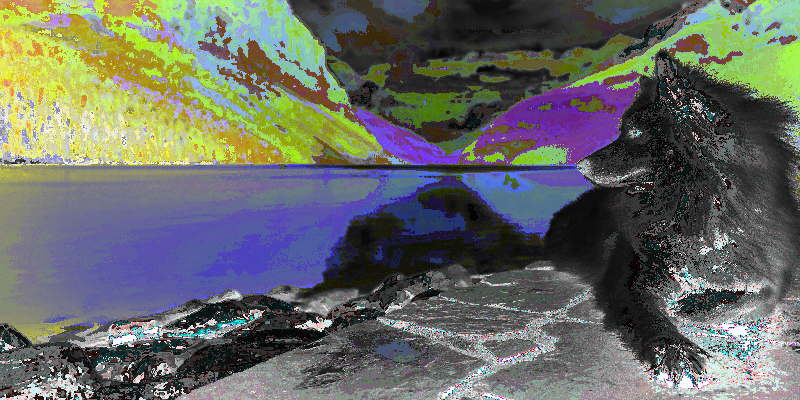
#> input picture Crack Me And You Are King/DogAndTheMountains.tif, 800 x 400 px
$ python Solution.py
#> lines starting #> are read from the running program, lines starting #| are printed output that depends on the picture; after the words box and inside, x2 and y2 are one past the last pixel; in counts of white or black regions, pixels touching at a corner belong together
import cv2 as cv
img = cv.imread('DogAndTheMountains.tif', cv.IMREAD_UNCHANGED)
#> img is the input picture: shape (400, 800, 4); mean B, G, R, A 101.1, 106.7, 103.4, 106
#Sometimes... keeping things the way they are, is a nice approach to a problem

#cv.imshow('img', img)
#cv.waitKey(0)
#cv.destroyAllWindows()

c,m,y,k = cv.split(img)#CMYK
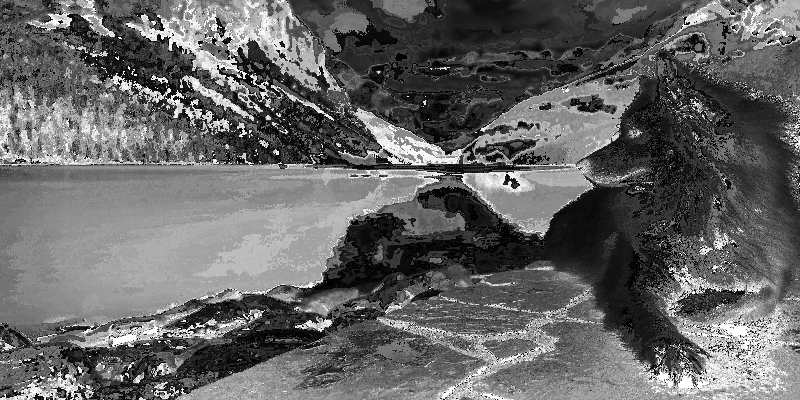
#> c: shape (400, 800); min 0, max 255, mean 101.1
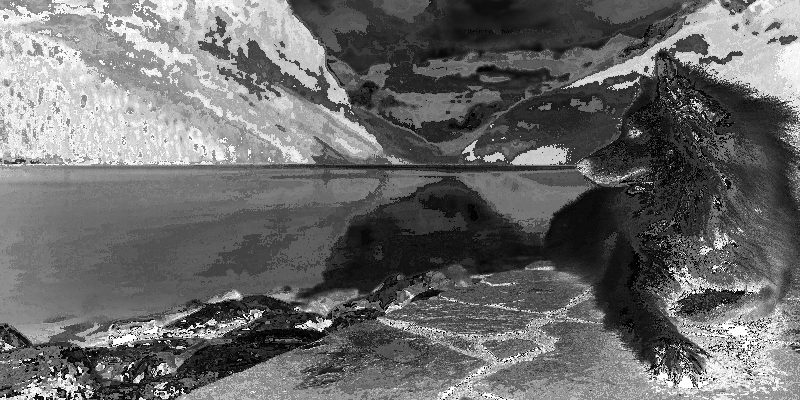
#> m: shape (400, 800); min 0, max 255, mean 106.7
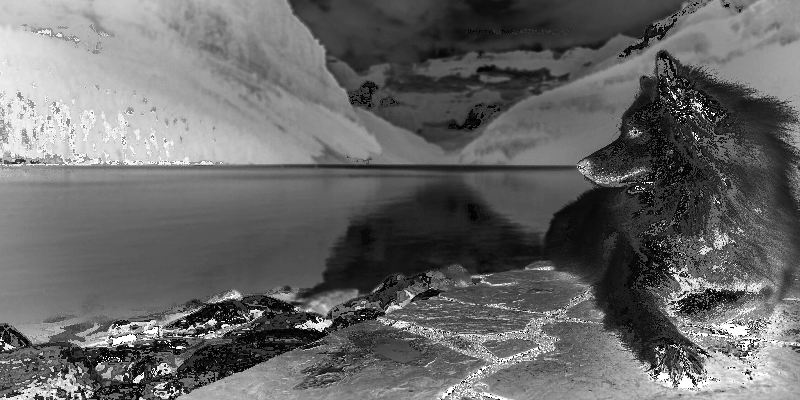
#> y: shape (400, 800); min 0, max 255, mean 103.4
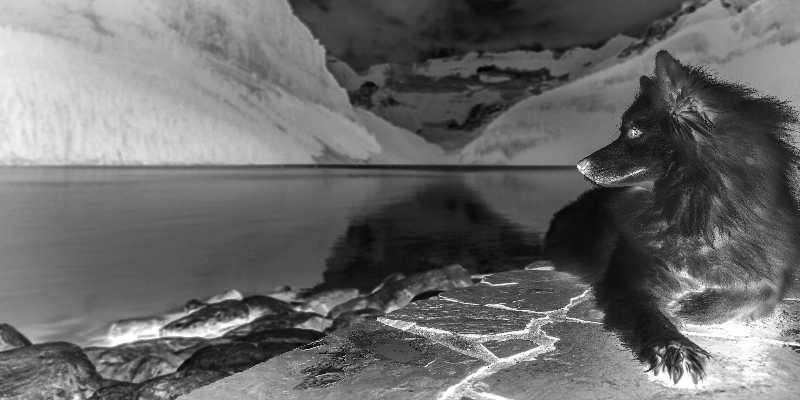
#> k: shape (400, 800); min 2, max 255, mean 106

#cv.imshow('channel', y)
#cv.waitKey(0)
#cv.destroyAllWindows()

y1 = cv.bitwise_xor(y,k) #ROX
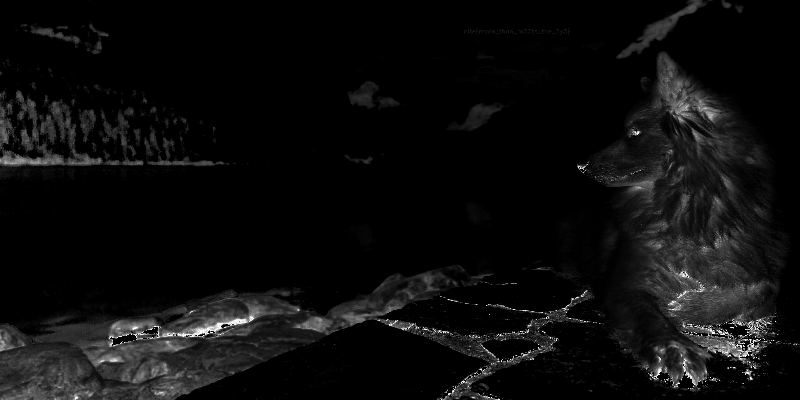
#> y1: shape (400, 800); min 0, max 255, mean 13

#cv.imshow('channel', y1)
#cv.waitKey(0)
#cv.destroyAllWindows()

_, thresh = cv.threshold(y1, 1, 255, cv.THRESH_BINARY) # @1
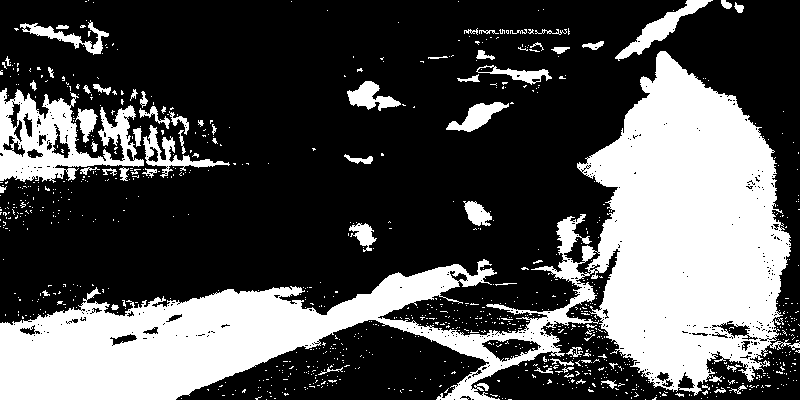
#> thresh: shape (400, 800); 31.7% white; 1005 white regions (940 under 20 px), largest, box (x1, y1, x2, y2) and area: (0, 51, 800, 400) 83078, (0, 88, 144, 183) 6405, (615, 0, 713, 61) 1334

cv.imshow('channel', thresh)
cv.waitKey(0)
cv.destroyAllWindows()
